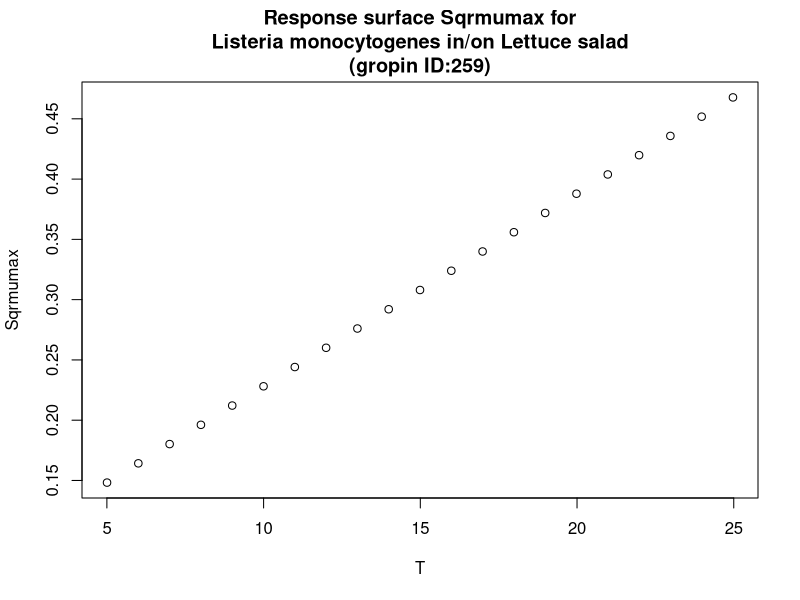

R code for this plot:
#############################
# start of Parameter script
#############################
T <- seq(5.005,24.975024975025,length.out=21)
#############################
# end of Parameter script
#############################
############################# 
# start of Model script Gropin ID 259 
#############################
 
# constant coefficients for this model
 
variables <- data.frame(T)
argumentsPar <- expand.grid(variables)
 
# heart of the model
response_surface <- function(T) {
   mumax <-0.016*(T+4.26)

return(mumax=mumax)
} 

# output parameters
responseSurface <- cbind(argumentsPar,response_surface(argumentsPar['T']))
colnames(responseSurface) <- c(colnames(argumentsPar),'Sqrmumax')
#############################
# End of Model script
#############################
############################# 
# start of Visualisation script Gropin ID 259 
#############################
plot(T,responseSurface$'Sqrmumax',xlab='T',
                          ylab='Sqrmumax',main='Response surface Sqrmumax for
Listeria monocytogenes in/on Lettuce salad
(gropin ID:259)')
#############################
# End of Visualisation script
#############################
